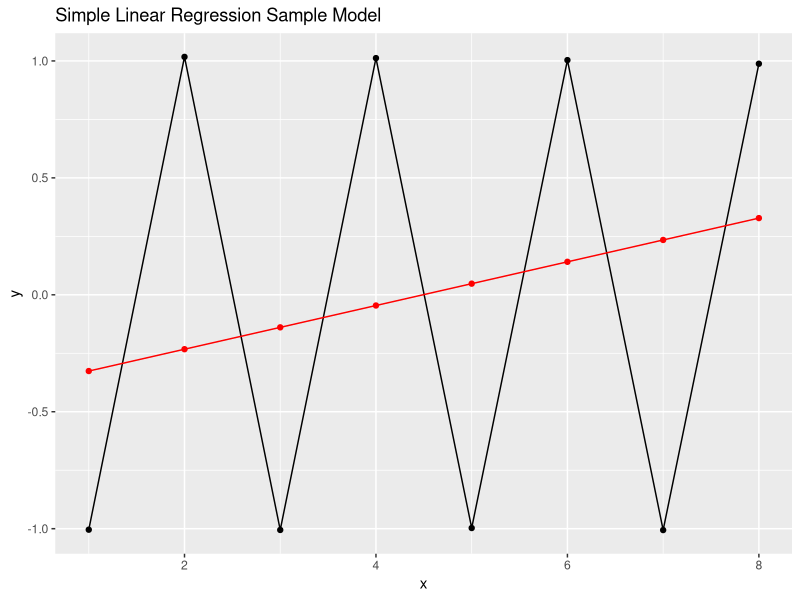
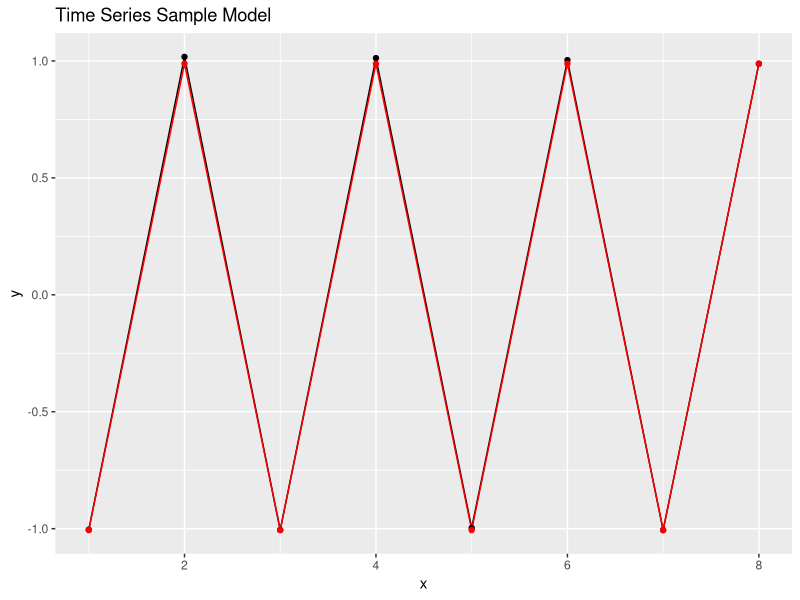

These charts were generated, in order, by the following R code:
library(forecast)
library(tseries)
library(tidyverse)

pathdata <- tibble(x = c(1, 2, 3, 4, 5, 6, 7, 8), y = c(-1, 1, -1, 1, -1, 1, -1, 1))

# add some random noise
pathdata$y <- pathdata$y + rnorm(8) * 0.01

linearmodel <- lm(pathdata$y ~ pathdata$x)
linearfit <- predict.lm(linearmodel)

ggplot(pathdata) +
  geom_line(mapping=aes(x, y), color="black") +
  geom_line(mapping=aes(x, linearfit), color="red") +
  geom_point(mapping=aes(x, y), color="black") +
  geom_point(mapping=aes(x, linearfit), color="red") +
  labs(title = "Simple Linear Regression Sample Model")

# adf.test(y, alternative="stationary")
arimamodel <- arima(pathdata$y, order=c(1,1,0))
arimafit <- as.vector(forecast(arimamodel, h=8)$mean)

ggplot(pathdata) +
  geom_line(mapping=aes(x, y), color="black") +
  geom_line(mapping=aes(x, arimafit), color="red") +
  geom_point(mapping=aes(x, y), color="black") +
  geom_point(mapping=aes(x, arimafit), color="red") +
  labs(title = "Time Series Sample Model")
